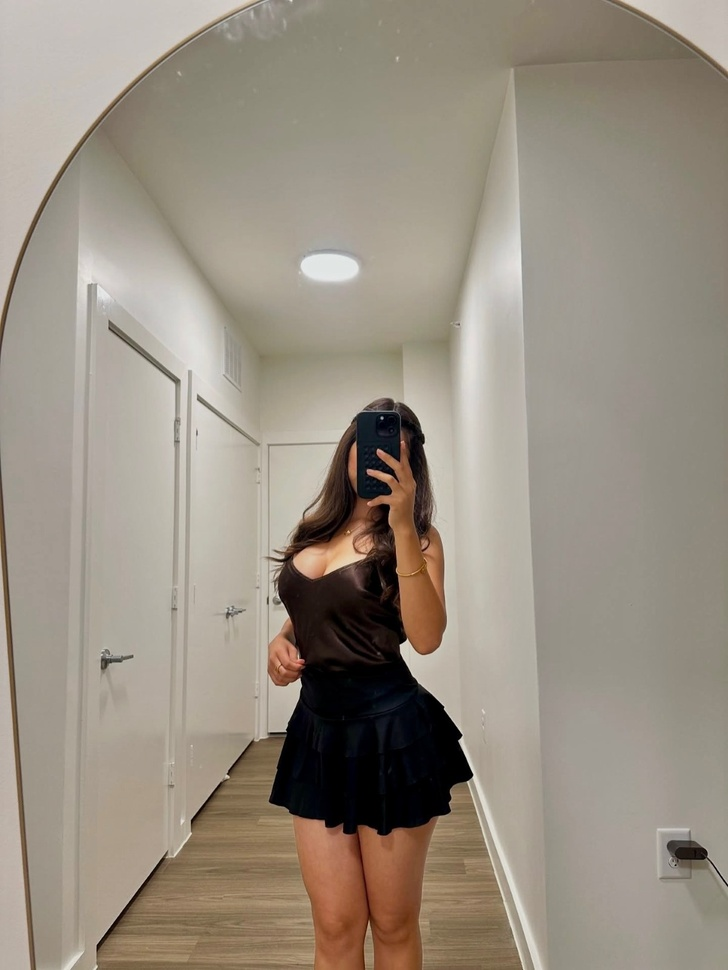
#> input picture testfolder/604663971_122137655858966559_8683104087439012113_n.jpg, 728 x 970 px, shrunk from 1201 x 1600 before the run
$ python compare.py --real testfolder/604663971_122137655858966559_8683104087439012113_n.jpg --fake testfolder/604817798_849518937914772_4000115964506983669_n.jpg
#> lines starting #> are read from the running program, lines starting #| are printed output that depends on the picture
### detector.py
"""
Synthetic Image Detection using Gradient Fields and PCA

This module provides a lightweight, interpretable method to detect AI-generated
(diffusion-based) images by analyzing luminance gradient field characteristics.

Real photos produce coherent gradient fields tied to physical lighting and sensor noise,
while diffusion-generated images exhibit unstable high-frequency structures from denoising.
"""

import numpy as np
from PIL import Image, ExifTags
from typing import Tuple, Union
import os


def rgb_to_luminance(image: np.ndarray) -> np.ndarray:
    """
    Convert RGB image to luminance using ITU-R BT.709 coefficients.

    Args:
        image: RGB image array of shape (H, W, 3)

    Returns:
        Luminance array of shape (H, W)
    """
    # ITU-R BT.709 luminance coefficients
    coefficients = np.array([0.2126, 0.7152, 0.0722])
    return np.dot(image[..., :3], coefficients)


def compute_gradients(luminance: np.ndarray) -> Tuple[np.ndarray, np.ndarray]:
    """
    Compute spatial gradients (horizontal and vertical) of luminance field.

    Args:
        luminance: 2D luminance array

    Returns:
        Tuple of (gradient_x, gradient_y) arrays
    """
    # Horizontal gradient (Sobel-like, but simpler central difference)
    gradient_x = np.zeros_like(luminance)
    gradient_x[:, 1:-1] = luminance[:, 2:] - luminance[:, :-2]

    # Vertical gradient
    gradient_y = np.zeros_like(luminance)
    gradient_y[1:-1, :] = luminance[2:, :] - luminance[:-2, :]

    return gradient_x, gradient_y


def analyze_gradient_pca(gradient_x: np.ndarray, gradient_y: np.ndarray) -> dict:
    """
    Perform PCA analysis on the gradient field and extract discriminative features.

    Args:
        gradient_x: Horizontal gradient array
        gradient_y: Vertical gradient array

    Returns:
        Dictionary containing PCA-derived metrics
    """
    # Flatten and stack gradients into feature matrix
    gx_flat = gradient_x.flatten()
    gy_flat = gradient_y.flatten()

    # Create gradient feature matrix (N x 2)
    gradient_matrix = np.vstack([gx_flat, gy_flat]).T

    # Center the data
    mean = np.mean(gradient_matrix, axis=0)
    centered = gradient_matrix - mean

    # Compute covariance matrix
    cov_matrix = np.cov(centered.T)

    # Eigendecomposition for PCA
    eigenvalues, eigenvectors = np.linalg.eigh(cov_matrix)

    # Sort by descending eigenvalue
    idx = np.argsort(eigenvalues)[::-1]
    eigenvalues = eigenvalues[idx]
    eigenvectors = eigenvectors[:, idx]

    # Compute discriminative metrics
    total_variance = np.sum(eigenvalues)

    # Variance ratio (how much variance is captured by first component)
    variance_ratio = eigenvalues[0] / (total_variance + 1e-10)

    # Eigenvalue ratio (anisotropy of gradient field)
    eigenvalue_ratio = eigenvalues[0] / (eigenvalues[1] + 1e-10)

    # Project data onto first principal component
    projection = centered @ eigenvectors[:, 0]

    # Reshape projection back to 2D for visualization
    h, w = gradient_x.shape
    projection_map = projection.reshape(h, w)

    # High-frequency instability metric (kurtosis of projection)
    projection_std = np.std(projection)
    projection_mean = np.mean(projection)
    kurtosis = np.mean(((projection - projection_mean) / (projection_std + 1e-10)) ** 4)

    # Gradient magnitude statistics
    gradient_magnitude = np.sqrt(gx_flat**2 + gy_flat**2)
    magnitude_mean = np.mean(gradient_magnitude)
    magnitude_std = np.std(gradient_magnitude)

    # Coefficient of variation (normalized dispersion)
    coeff_variation = magnitude_std / (magnitude_mean + 1e-10)

    # High-frequency energy ratio (top 10% magnitude vs total)
    sorted_magnitudes = np.sort(gradient_magnitude)[::-1]
    top_10_percent = int(len(sorted_magnitudes) * 0.1)
    high_freq_ratio = np.sum(sorted_magnitudes[:top_10_percent]) / (np.sum(sorted_magnitudes) + 1e-10)

    return {
        'variance_ratio': variance_ratio,
        'eigenvalue_ratio': eigenvalue_ratio,
        'kurtosis': kurtosis,
        'coeff_variation': coeff_variation,
        'high_freq_ratio': high_freq_ratio,
        'magnitude_mean': magnitude_mean,
        'magnitude_std': magnitude_std,
        'eigenvalues': eigenvalues,
        'total_variance': total_variance,
        'projection_map': projection_map,
        'gradient_x': gradient_x,
        'gradient_y': gradient_y
    }


def analyze_metadata(image: Image.Image) -> dict:
    """
    Analyze image metadata (EXIF) for signs of AI generation or Camera origin.

    Returns:
        dict: {
            'metadata_score': float (0.0=Real, 1.0=Fake, 0.5=Neutral),
            'metadata_desc': str (Description of findings),
            'software': str (Software tag software if present),
            'camera': str (Make/Model if present)
        }
    """
    score = 0.5  # Neutral start
    desc = "No metadata found"
    software = "Unknown"
    camera = "Unknown"

    try:
        # 1. Try Standard EXIF (JPEG/TIFF)
        exif = image.getexif()
        tags = {}
        if exif:
            # Tags of interest (Standard EXIF IDs)
            # 305: Software, 271: Make, 272: Model, 306: DateTime
            tags = {ExifTags.TAGS.get(k, k): v for k, v in exif.items()}

        # 2. Try image.info (PNG / WebP / PngInfo)
        # This is CRITICAL for PNGs where getexif() often returns None
        if hasattr(image, 'info'):
            info = image.info
            # Merge into tags if not present
            if 'Software' not in tags and 'Software' in info:
                tags['Software'] = info['Software']

            # Check for Stable Diffusion 'parameters' block (A1111 webui standard)
            if 'parameters' in info:
                tags['Software'] = "Stable Diffusion (parameters)"

            # Check for 'Comment' which often holds software info in some tools
            if 'Comment' in info and isinstance(info['Comment'], str):
                 # Try to extract software from comment if logical
                 pass

        if not tags:
             return {'metadata_score': 0.5, 'metadata_desc': "No Data", 'software': software, 'camera': camera}

        software = tags.get('Software', 'Unknown')
        make = tags.get('Make', 'Unknown')
        model = tags.get('Model', 'Unknown')

        # Check 1: AI Software signatures
        ai_keywords = ['stable diffusion', 'midjourney', 'comfyui', 'dall-e', 'diffusers', 'automatic1111']
        if any(keyword in str(software).lower() for keyword in ai_keywords):
            score = 1.0
            desc = f"AI Software detected: {software}"
            return {'metadata_score': score, 'metadata_desc': desc, 'software': software, 'camera': camera}

        # Check 2: Camera signatures (Strong Real Indicator)
        if make != 'Unknown' or model != 'Unknown':
            camera = f"{make} {model}".strip()
            score = 0.0
            desc = f"Camera data found: {camera}"

        # Check 3: Editing Software (Neutral/Suspicious)
        if 'photoshop' in str(software).lower() or 'gimp' in str(software).lower():
            # Edited photos are neutral -> usually preserve Real status if structure is good
            # But could be Edited Fake. We keep it 0.5 or slightly suspicious 0.6
            score = 0.5
            desc = f"Editing software: {software}"

    except Exception as e:
        desc = f"Error reading metadata: {e}"

    return {
        'metadata_score': score,
        'metadata_desc': desc,
        'software': software,
        'camera': camera
    }


def detect_synthetic_image(
    image_input: Union[str, np.ndarray, Image.Image],
    return_details: bool = False,
    thresholds: dict = None
) -> Union[str, Tuple[str, dict]]:
    """
    Detect whether an image is real or diffusion-generated using gradient field PCA analysis.

    This function analyzes the luminance gradient field of an image to determine authenticity.
    Real photographs exhibit coherent gradient structures from physical lighting and sensor
    characteristics, while diffusion-generated images show distinctive high-frequency
    instabilities from the denoising process.

    Args:
        image_input: Input image as file path (str), numpy array (H,W,3), or PIL Image
        return_details: If True, return detailed analysis metrics along with classification
        thresholds: Optional dictionary to override default detection thresholds

    Returns:
        If return_details is False:
            str: "Real" or "Diffusion Generated"
        If return_details is True:
            Tuple[str, dict]: (classification, metrics_dictionary)

    Raises:
        ValueError: If image cannot be loaded or has invalid format
        FileNotFoundError: If image path does not exist

    Example:
        >>> result = detect_synthetic_image("photo.jpg")
        >>> print(result)
        "Real"

        >>> result, details = detect_synthetic_image("ai_image.png", return_details=True)
        >>> print(f"{result}, confidence metrics: {details['confidence_score']:.2f}")
    """
    # Load and validate image
    if isinstance(image_input, str):
        if not os.path.exists(image_input):
            raise FileNotFoundError(f"Image file not found: {image_input}")
        try:
            image = Image.open(image_input).convert('RGB')
            image_array = np.array(image, dtype=np.float64) / 255.0
        except Exception as e:
            raise ValueError(f"Failed to load image: {e}")
    elif isinstance(image_input, Image.Image):
        image = image_input.convert('RGB')
        image_array = np.array(image, dtype=np.float64) / 255.0
    elif isinstance(image_input, np.ndarray):
        if image_input.ndim != 3 or image_input.shape[2] < 3:
            raise ValueError("Image array must have shape (H, W, 3) or (H, W, 4)")
        image_array = image_input[:, :, :3].astype(np.float64)
        if image_array.max() > 1.0:
            image_array = image_array / 255.0
    else:
        raise ValueError(f"Unsupported image input type: {type(image_input)}")

    # Validate image dimensions
    if image_array.shape[0] < 32 or image_array.shape[1] < 32:
        raise ValueError("Image must be at least 32x32 pixels")

    # Step 1: Convert to luminance
    luminance = rgb_to_luminance(image_array)

    # Step 2: Compute spatial gradients
    gradient_x, gradient_y = compute_gradients(luminance)

    # Step 3: PCA analysis on gradient field
    metrics = analyze_gradient_pca(gradient_x, gradient_y)

    # Step 4: Metadata analysis
    meta = analyze_metadata(image)

    # Step 5: Classification using interpretable thresholds
    # These thresholds are derived from the characteristic differences between
    # real photos (coherent gradients) and diffusion outputs (unstable high-freq patterns)

    # Classification decision
    # Default thresholds or overrides
    # TUNED FOR PRODUCTION: Relaxed noise thresholds to avoid false positives on camera grain
    th = {
        'cv': 1.8,
        'kurtosis': 50.0,       # Relaxed from 10.0 (Real heavy-tail noise can be high)
        'hf': 0.45,             # Relaxed from 0.35
        'ev_low': 1.5,
        'ev_high': 50.0
    }
    if thresholds:
        th.update(thresholds)

    # Scoring system based on WEIGHTED metrics (Total = 1.0)
    # Priority: Structure (Physics) > Metadata > Noise (Pixel Stats)
    score = 0.0

    # Metric 1: Coefficient of Variation (Weight: 0.20)
    # Global variance consistency
    if metrics['coeff_variation'] > th['cv']:
        score += 0.20

    # Metric 2: Kurtosis of PCA projection (Weight: 0.15)
    # Sensitive to noise - reduced weight further to accommodate metadata
    if metrics['kurtosis'] > th['kurtosis']:
        score += 0.15

    # Metric 3: High-frequency energy ratio (Weight: 0.15)
    # Sensitive to ISO/Sharpening - reduced weight
    if metrics['high_freq_ratio'] > th['hf']:
        score += 0.15

    # Metric 4: Eigenvalue Ratio (Weight: 0.30)
    # ANISOTROPY: The strongest indicator of physical lighting.
    if metrics['eigenvalue_ratio'] < th['ev_low'] or metrics['eigenvalue_ratio'] > th['ev_high']:
        score += 0.30

    # Metric 5: Metadata Score (Weight: 0.20)
    # 0.0=Real (Camera), 1.0=Fake (AI Tag), 0.5=Neutral
    # We penalize only if score > 0.5 (Fake) or reward if score < 0.5 (Real)
    # Simplified: We add propotional score.
    # If meta=1.0 (Fake), +0.20 to score.
    # If meta=0.0 (Real), +0.00 to score.
    # If meta=0.5 (Neutral), +0.10 to score (keep neutral)
    score += meta['metadata_score'] * 0.20

    # Classification decision
    classification_threshold = 0.5
    is_synthetic = score >= classification_threshold

    # Prepare result
    classification = "Diffusion Generated" if is_synthetic else "Real"

    if return_details:
        details = {
            **metrics,
            'metadata': meta,
            'detection_score': score,
            'confidence_score': abs(score - 0.5) * 2,  # 0 to 1 confidence
            'thresholds': {
                'cv_threshold': th['cv'],
                'kurtosis_threshold': th['kurtosis'],
                'hf_threshold': th['hf'],
                'ev_threshold_low': th['ev_low'],
                'ev_threshold_high': th['ev_high'],
                'classification_threshold': classification_threshold
            },
            'image_dimensions': image_array.shape[:2]
        }
        return classification, details

    return classification


# [46 lines left out: functions batch_detect, _self_test, not called in this run]


# [2 lines that do not run on import are left out]

### compare.py
#!/usr/bin/env python3
"""
Forensic Image Comparison Report Generator
"""
import argparse
import os
import sys
import numpy as np
import matplotlib.pyplot as plt
from matplotlib.gridspec import GridSpec
from PIL import Image
from detector import detect_synthetic_image

def get_anomaly_map(details):
    proj_map = details['projection_map']
    # Calculate Absolute Anomaly Magnitude
    anomaly_map = np.abs(proj_map)
    # Robust normalization (0-1)
    vmax = np.percentile(anomaly_map, 99.0) # slightly relaxed percentile for comparison
    anomaly_norm = np.clip(anomaly_map / (vmax + 1e-10), 0, 1)
    return anomaly_norm

def plot_gradient_dist(ax, details, color, label):
    gx = details['gradient_x'].flatten()
    gy = details['gradient_y'].flatten()
    magnitude = np.sqrt(gx**2 + gy**2)

    # Sort descending
    sorted_indices = np.argsort(magnitude)[::-1]
    sorted_magnitude = magnitude[sorted_indices]

    # Filter
    valid_mask = sorted_magnitude > 1e-6
    sorted_magnitude = sorted_magnitude[valid_mask]

    # Rank
    ranks = np.arange(1, len(sorted_magnitude) + 1)

    # Downsample
    if len(ranks) > 10000:
        indices = np.linspace(0, len(ranks)-1, 10000).astype(int)
        ranks = ranks[indices]
        sorted_magnitude = sorted_magnitude[indices]

    ax.loglog(ranks, sorted_magnitude, color=color, linewidth=2, label=label)

    # Reference
    ref_x = ranks
    ref_y = sorted_magnitude[0] * (ranks[0] / ref_x)
    ax.loglog(ref_x, ref_y, 'k--', alpha=0.3, label='Theoretical 1/f')

def create_report(real_path, fake_path, output_path="comparison_report.png"):
    print("running comparison...")

    # Run analysis
    res_real, det_real = detect_synthetic_image(real_path, return_details=True)
#> in detect_synthetic_image, image is the input picture: PIL image 728x970 RGB; mean R, G, B 152.2, 142.8, 129.7
#> in compute_gradients, `gradient_x[:, 1:-1] = luminance[:, 2:] - luminance[:, :-2]`:
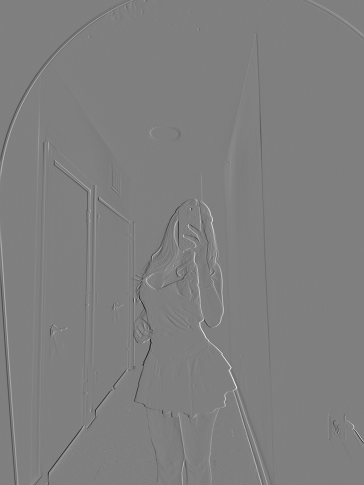
#> gradient_x: shape (970, 728) float64 (shown at 1/2 size); min -0.907, max 0.906, mean -0.00029; drawn with min black and max white
#> in analyze_gradient_pca, `gradient_matrix = np.vstack([gx_flat, gy_flat]).T`: gradient_matrix = 706160 pairs, first value -0.907 to 0.906, second value -0.762 to 0.858
#> in analyze_gradient_pca, `mean = np.mean(gradient_matrix, axis=0)`: mean = [-0.00029, -0.000311]
#> in analyze_gradient_pca, `centered = gradient_matrix - mean`: centered = 706160 pairs, first value -0.906 to 0.906, second value -0.762 to 0.858
#> in analyze_gradient_pca, `cov_matrix = np.cov(centered.T)`: cov_matrix = [[0.00213, 1.62e-07], [1.62e-07, 0.00124]]
#> in analyze_gradient_pca, `eigenvalues, eigenvectors = np.linalg.eigh(cov_matrix)`: eigenvalues = [0.00124, 0.00213]; eigenvectors = [[0.000183, -1], [-1, -0.000183]]
#> in analyze_gradient_pca, `idx = np.argsort(eigenvalues)[::-1]`: idx = [1, 0]
#> in analyze_gradient_pca, `eigenvalues = eigenvalues[idx]`: eigenvalues = [0.00213, 0.00124]
#> in analyze_gradient_pca, `eigenvectors = eigenvectors[:, idx]`: eigenvectors = [[-1, 0.000183], [-0.000183, -1]]
#> in analyze_gradient_pca, `total_variance = np.sum(eigenvalues)`: total_variance = 0.00337
#> in analyze_gradient_pca, `variance_ratio = eigenvalues[0] / (total_variance + 1e-10)`: variance_ratio = 0.631
#> in analyze_gradient_pca, `eigenvalue_ratio = eigenvalues[0] / (eigenvalues[1] + 1e-10)`: eigenvalue_ratio = 1.71
#> in analyze_gradient_pca, `projection_map = projection.reshape(h, w)`:
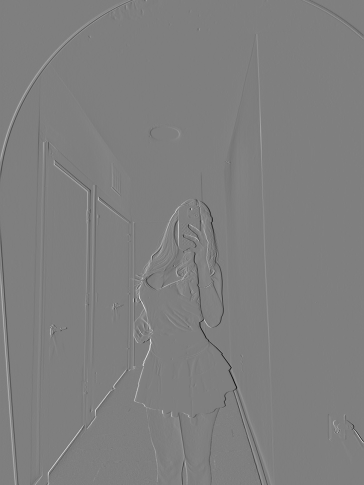
#> projection_map: shape (970, 728) float64 (shown at 1/2 size); min -0.906, max 0.906, mean 1.89e-19; drawn with min black and max white
#> in analyze_gradient_pca, `projection_std = np.std(projection)`: projection_std = 0.0461
#> in analyze_gradient_pca, `projection_mean = np.mean(projection)`: projection_mean = 1.89e-19
#> in analyze_gradient_pca, `kurtosis = np.mean(((projection - projection_mean) / (projection_std +..`: kurtosis = 76.84
#> in analyze_gradient_pca, `magnitude_mean = np.mean(gradient_magnitude)`: magnitude_mean = 0.0195
#> in analyze_gradient_pca, `magnitude_std = np.std(gradient_magnitude)`: magnitude_std = 0.0547
#> in analyze_gradient_pca, `coeff_variation = magnitude_std / (magnitude_mean + 1e-10)`: coeff_variation = 2.81
#> in analyze_gradient_pca, `top_10_percent = int(len(sorted_magnitudes) * 0.1)`: top_10_percent = 70616
#> in analyze_gradient_pca, `high_freq_ratio = np.sum(sorted_magnitudes[:top_10_percent]) / (np.sum..`: high_freq_ratio = 0.663
#> in detect_synthetic_image, `metrics = analyze_gradient_pca(gradient_x, gradient_y)`: metrics = 12 items
#> in analyze_metadata, `info = image.info`: info = {'jfif': 257, 'jfif_version': (1, 1), 'jfif_unit': 0, 'jfif_density': (1, 1)}
#> in detect_synthetic_image, `meta = analyze_metadata(image)`: meta = {'metadata_score': 0.5, 'metadata_desc': 'No Data', 'software': 'Unknown', 'camera': 'Unknown'}
#> in detect_synthetic_image, `score += meta['metadata_score'] * 0.20`: score = 0.6
#> in detect_synthetic_image, `is_synthetic = score >= classification_threshold`: is_synthetic = True
#> in detect_synthetic_image, `classification = "Diffusion Generated" if is_synthetic else "Real"`: classification = 'Diffusion Generated'
#> res_real = 'Diffusion Generated'; det_real = 17 items
    res_fake, det_fake = detect_synthetic_image(fake_path, return_details=True)
#> call 2 of detect_synthetic_image, with return_details = True
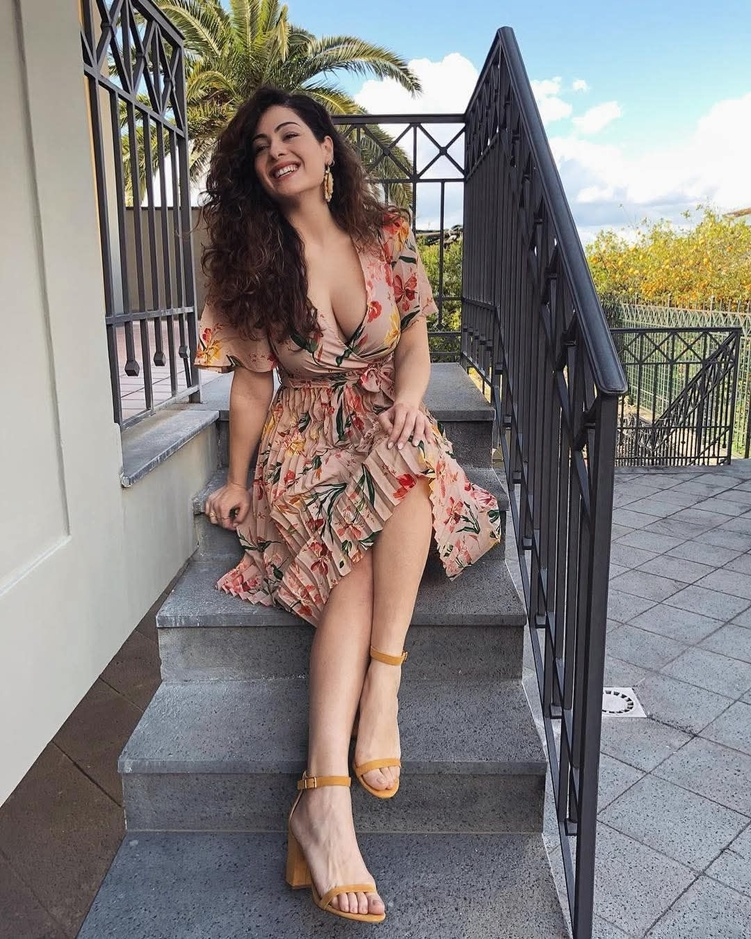
#> input picture testfolder/604817798_849518937914772_4000115964506983669_n.jpg, 751 x 939 px, shrunk from 1080 x 1350 before the run
#> in detect_synthetic_image, image is the input picture: PIL image 751x939 RGB; mean R, G, B 132.4, 127.3, 125.9
#> in rgb_to_luminance (call 2), `return np.dot(image[..., :3], coefficients)`:
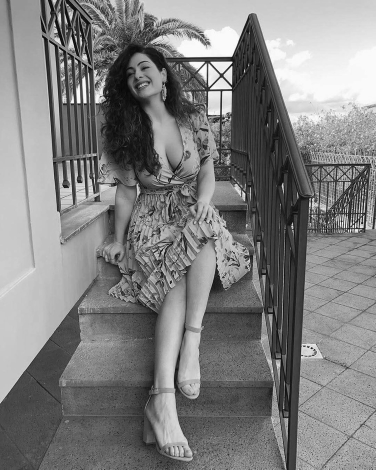
#> returned value: shape (939, 751) float64 (shown at 1/2 size); min 0, max 1, mean 0.503
#> in compute_gradients (call 2), `gradient_x[:, 1:-1] = luminance[:, 2:] - luminance[:, :-2]`:
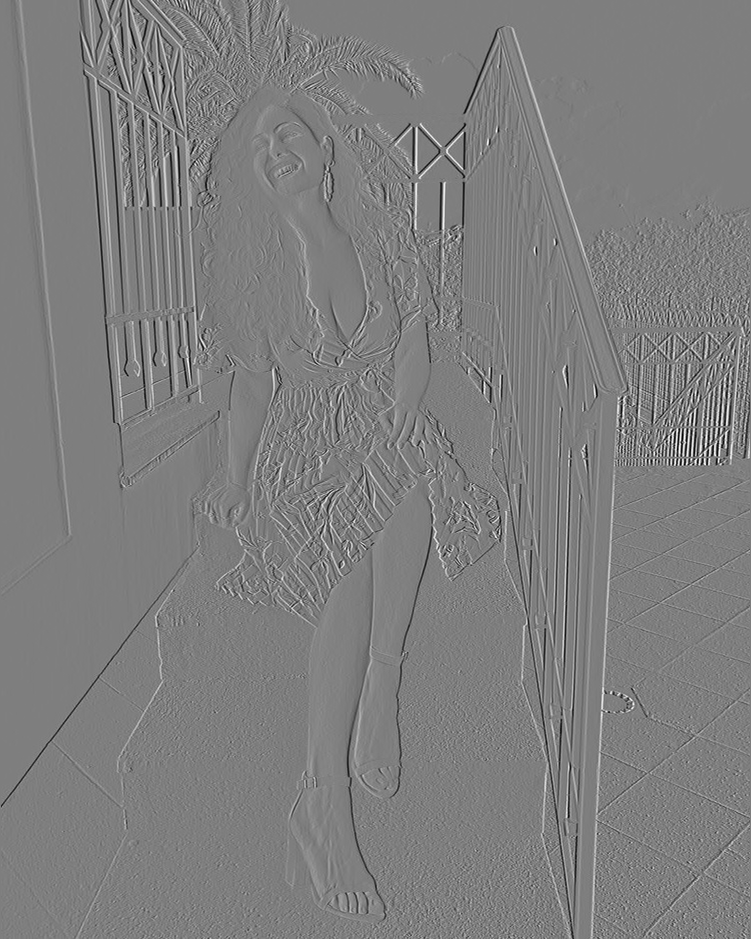
#> gradient_x: shape (939, 751) float64; min -0.97, max 0.981, mean -7.33e-05; drawn with min black and max white
#> (the rest of the program and of its run is left out)
